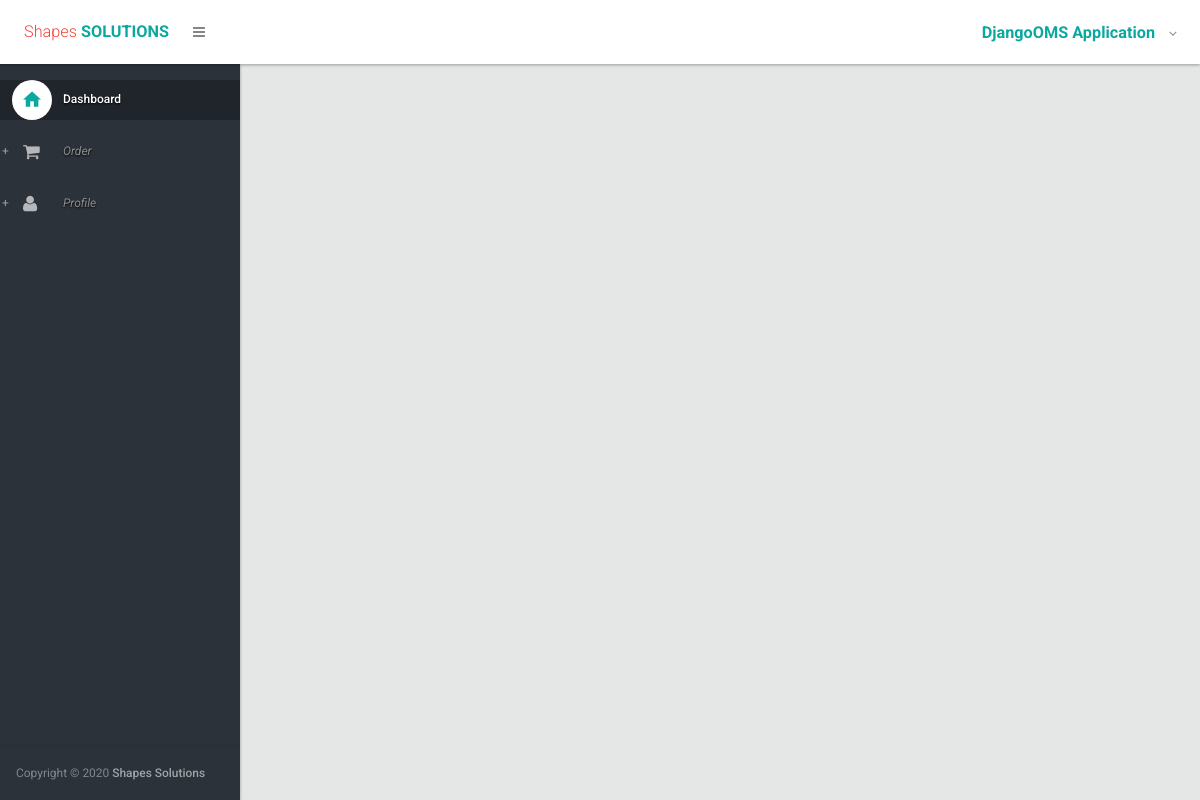
/order/1/ (signed in), run on an earlier commit of the app's database.
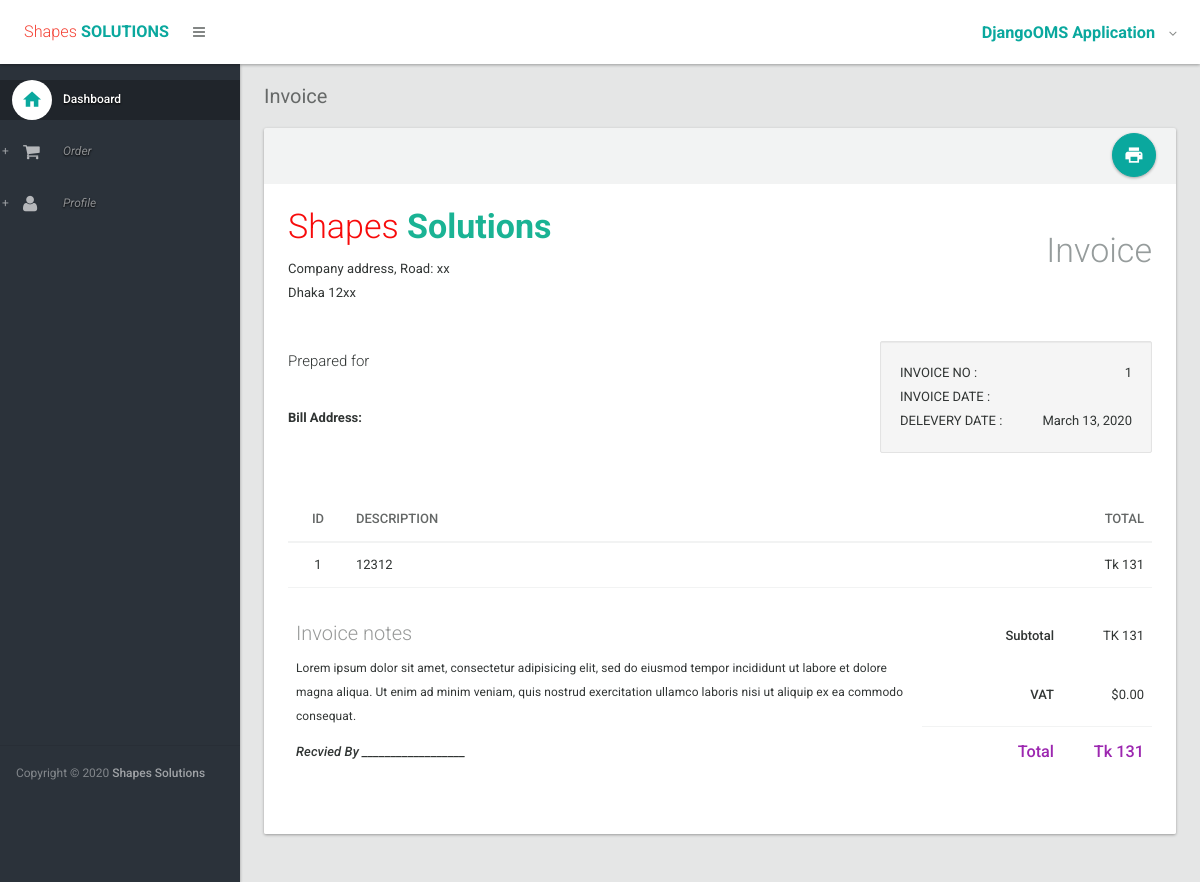
And on a later commit of the database.
### orders/models.py (models this page shows)
class Order (models.Model):
    purchase_order = models.IntegerField(blank=False, null=False);
    bill_address = models.TextField(blank=True);
    ship_address = models.TextField(blank=True);
    required_date = models.DateField(blank=False);
    freight = models.CharField(max_length=50);
    quote = models.CharField(max_length=50);
    contract= models.IntegerField(blank=False, null=False);
    order_status = models.CharField(max_length=50);
    order_received = models.CharField(max_length=50);
    price_method = models.CharField(max_length=50);
    surcharge = models.CharField(max_length=50);
    A_R_credit = models.CharField(max_length=50);
    fax_ASN = models.CharField(max_length=50);
    email_ASN = models.CharField(max_length=50);
    order_type = models.CharField(max_length=50);
    order_number = models.IntegerField(default=1, blank=True, null=True);
    ordered_date = models.DateField(blank=True, null=False);
    price_details = models.TextField(blank=True, null=False);
    kit_details = models.TextField(blank=True, null=False);
    ship_via = models.TextField(blank=True, null=False);
    attention = models.TextField(blank=True, null=False);
    ship_instructions = models.TextField(blank=True, null=False);
    F_O_B = models.TextField(blank=True, null=False);
    warehouse = models.IntegerField(blank=True, null=True);
    sales_rep = models.CharField(max_length=50, blank=True, null=False);
    product_line = models.TextField(blank=True, null=False);
    COS_project = models.IntegerField(blank=True, null=True);
    sales_account = models.IntegerField(blank=True, null=True);
    order_value = models.IntegerField(blank=True, null=True);
    staus_number = models.IntegerField(blank=True, null=True);
    contact_name = models.CharField(max_length=50, blank=True);
    phone_number = models.IntegerField(blank=True, null=True);
    ship_cond = models.IntegerField(blank=True, null=True);
    credit_control = models.IntegerField(blank=True, null=True);
    ASN_contact = models.TextField(blank=True, null=False);
    ASN_title = models.TextField(blank=True, null=False);
    ASN_fax_num = models.IntegerField(blank=True, null=True);
    email_addr = models.CharField(max_length=50, blank=True);

### orders/views.py (the view)
# urls.py: url(r'^order/(?P<order_id>\d+)/$', my_order.show, name='show'),
@login_required
def show(request, order_id):
    order = Order.objects.filter(id=order_id)
    return render(request, 'show.html', {'order': order})

### orders/templates/show.html (shortened to what this page needs)
{% extends 'layout.html' %}
{% load staticfiles %}
{% block body %}
            {% for order in order %}
                <section>
                    <div class="section-header">
						<ol class="breadcrumb">
							<li class="active">Invoice</li>
						</ol>
					</div>
					<div class="section-body">
                        <div class="row">
							<div class="col-lg-12">
								<div class="card card-printable style-default-light">
									<div class="card-head">
										<div class="tools">
											<div class="btn-group">
												<a class="btn btn-floating-action btn-primary" href="javascript:void(0);" onclick="javascript:window.print();"><i class="md md-print"></i></a>
											</div>
										</div>
									</div>
									<div class="card-body style-default-bright" id="print">
										<div class="row">
											<div class="col-xs-8">
												<h1 class="text-light" style="margin-top: 0px; color: #f70b0b">Shapes <strong class="text-accent-dark" style="color: #1ab394">Solutions</strong></h1>
												<p>Company address, Road: xx<br>Dhaka 12xx</p>
											</div>
											<div class="col-xs-4 text-right">
												<h1 class="text-light text-default-light">Invoice</h1>
											</div>
										</div>
										<br/>
										<div class="row">
											<div class="col-xs-8">
												<h4 class="text-light">Prepared for</h4>
												<address>
													<strong>{{ order.purchase_oder }}</strong><br>
													<b>Bill Address:</b> {{ order.bill_address }}
												</address>
											</div>
											<div class="col-xs-4">
												<div class="well">
													<div class="clearfix">
														<div class="pull-left"> INVOICE NO : </div>
														<div class="pull-right"> {{ order.id }} </div>
													</div>
													<div class="clearfix">
														<div class="pull-left"> INVOICE DATE : </div>
													</div>
													<div class="clearfix">
														<div class="pull-left"> DELEVERY DATE : </div>
														<div class="pull-right"> {{ order.required_date }} </div>
													</div>
												</div>
											</div>
										</div>
										<br/>
										<div class="row">
											<div class="col-md-12">
												<table class="table">
													<thead>
														<tr>
															<th style="width:60px" class="text-center">ID</th>
															<th class="text-left">DESCRIPTION</th>
															<th style="width:140px" class="text-right"></th>
															<th style="width:90px" class="text-right">TOTAL</th>
														</tr>
													</thead>
													<tbody>
														<tr>
															<td class="text-center">1</td>
															<td>{{ order.freight }}</td>
															<td class="text-right"></td>
															<td class="text-right">Tk {{ order.contract }}</td>
														</tr>
														<tr>
															<td colspan="2" rowspan="4">
																<h3 class="text-light opacity-50">Invoice notes</h3>
																<p><small>Lorem ipsum dolor sit amet, consectetur adipisicing elit, sed do eiusmod tempor incididunt ut labore et dolore magna aliqua. Ut enim ad minim veniam, quis nostrud exercitation ullamco laboris nisi ut aliquip ex ea commodo consequat.</small></p>
																<p><strong><em>Recvied By __________________</em></strong></p>
															</td>
															<td class="text-right"><strong>Subtotal</strong></td>
															<td class="text-right">TK {{ order.contract }}</td>
														</tr>
														<tr>
															<td class="text-right hidden-border"><strong>VAT</strong></td>
															<td class="text-right hidden-border">$0.00</td>
														</tr>
														<tr>
															<td class="text-right"><strong class="text-lg text-accent">Total</strong></td>
															<td class="text-right"><strong class="text-lg text-accent">Tk {{ order.contract }}</strong></td>
														</tr>
													</tbody>
												</table>
											</div>
										</div>
									</div>
								</div>
							</div>
						</div>
					</div>
                </section>
            {% endfor %}
{% endblock %}

What changed in the data, as far as the page shows it:
added Order: id "1", required_date "March 13, 2020", freight "12312", contract "131"
